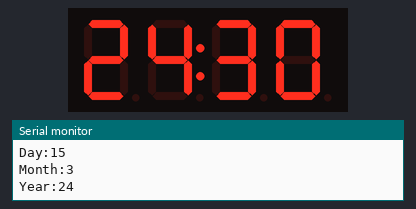
Bench run of a sketch on a simulated Arduino Uno, built with avr-gcc and run on an emulated ATmega328P. Shown: 4-digit seven-segment display, the last lines printed to the serial monitor. The local clock reads 2024-03-15 10:24:30 at power-on unless the sketch sets it.

Above: at 0.1 s.
At 4.1 s:
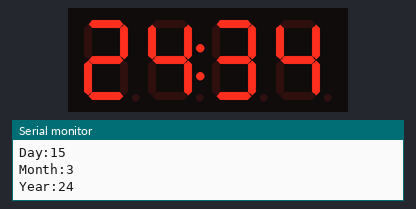
At 9.1 s:
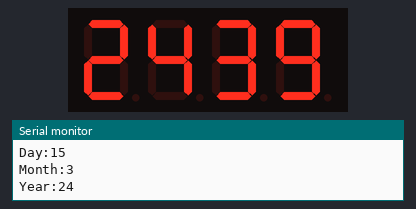
At 19.1 s:
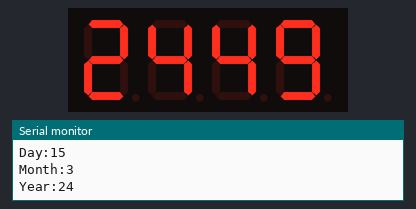
At 28.1 s:
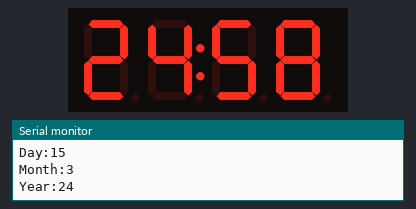
At 38.1 s:
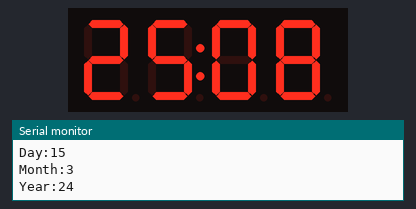

The sketch:

sketch_nov02a.ino
```cpp
#include <Wire.h>
#include <Rtc_Pcf8563.h>

#include <Arduino.h>
#include <TM1637Display.h>

// Module connection pins (Digital Pins)
#define CLK 9
#define DIO 8
Rtc_Pcf8563 rtc;
TM1637Display display(CLK, DIO);
const int button = 10;
int num = 0;
uint8_t on = 0b01000000;

void setup()
{
  Serial.begin(9600);
}

void loop()
{
  Serial.print("Hour:");
  Serial.println(rtc.getHour());
  int Hour = rtc.getHour();
  Serial.print("Minute:");
  Serial.println(rtc.getMinute());
  int  Minute = rtc.getMinute();
  Serial.print("Second:");
  Serial.println(rtc.getSecond());
  int Second = rtc.getSecond();
  Serial.print("Weekday:");
  Serial.println(rtc.getWeekday());
  int Weekday = rtc.getWeekday();
  Serial.print("Day:");
  Serial.println(rtc.getDay());
  int Day = rtc.getDay();
  Serial.print("Month:");
  Serial.println(rtc.getMonth());
  int Month = rtc.getMonth();
  Serial.print("Year:");
  Serial.println(rtc.getYear());
  int Year = rtc.getYear();
  display.setBrightness(0x0f);

  if ( (Second % 2) == 0) {
    on = 0b01000000;
  }
  else {
    on = 0;
  }

  display.showNumberDec(Second, true, 2, 2);
  display.showNumberDecEx(Minute, on, true, 2, 0);

  while (Second == rtc.getSecond()) {
    delay(1);
  }
}
```

Measured:
- what the display in image 1 shows lasts 1.0 s, from 4.1 s to 5.1 s
